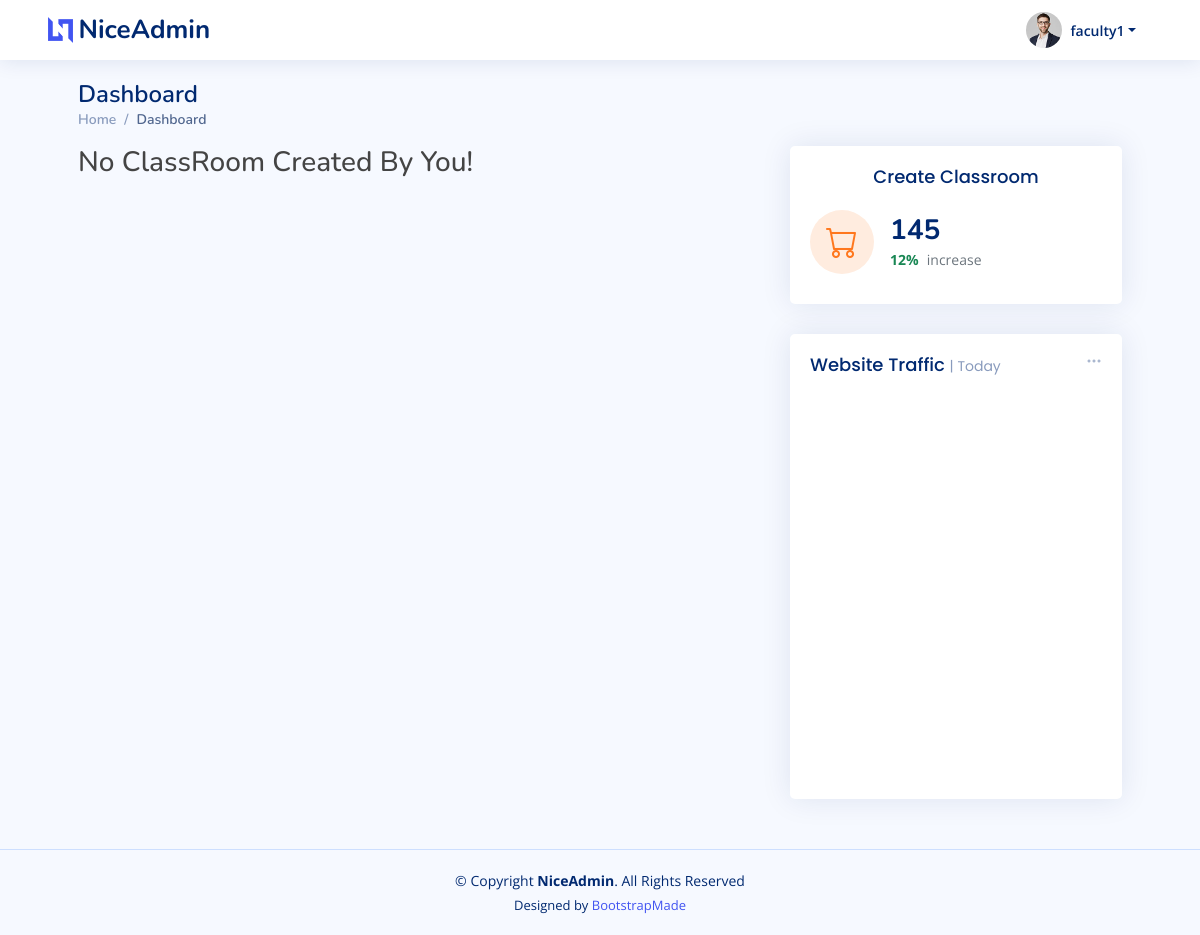
The app's page /faculty_dashboard/ (signed in), older data.
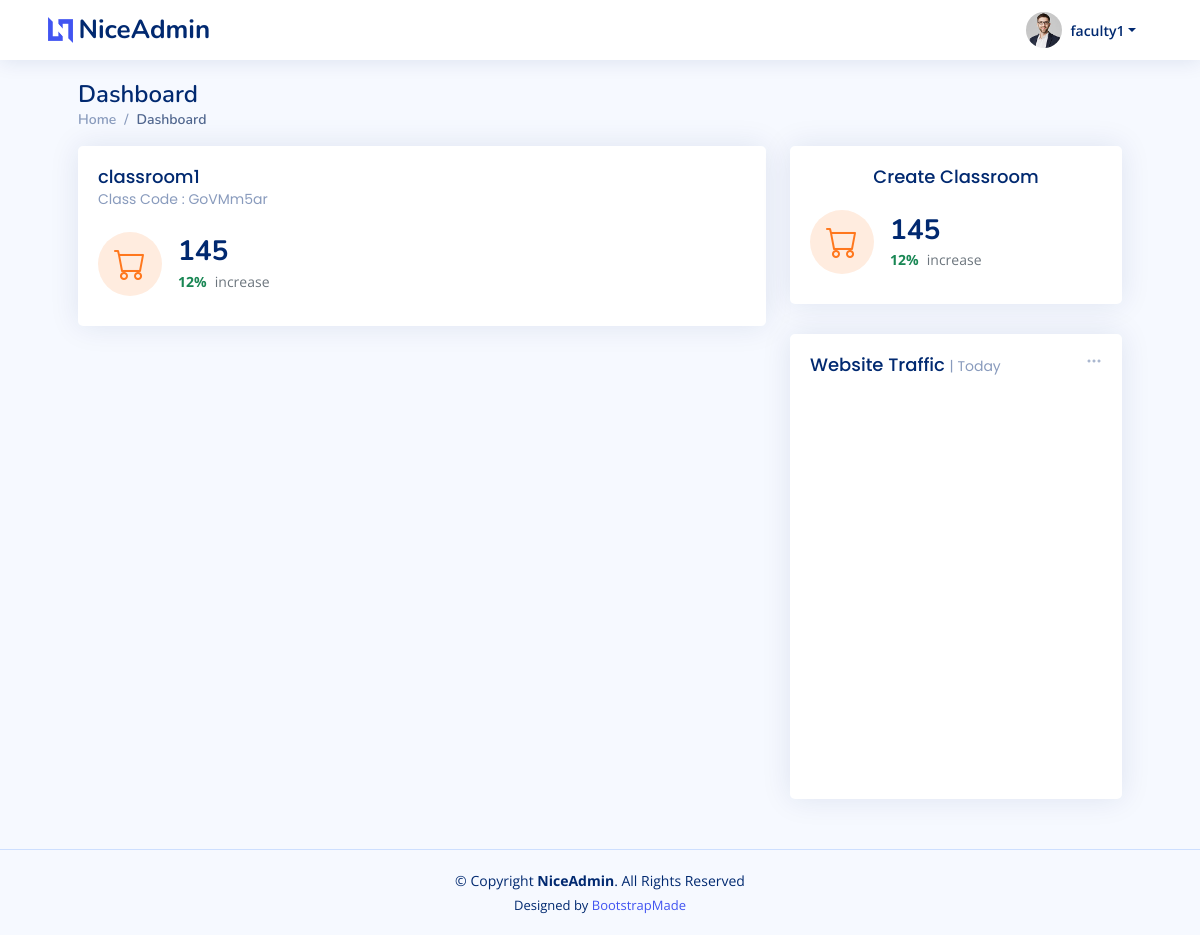
The same page, newer data.
### myapp/models.py (models this page shows, shortened)
class ClassRoom(models.Model):
    classId = models.CharField(max_length=10,primary_key=True)
    classname = models.CharField(max_length=50,null=False)
    classDepartment = models.CharField(max_length=50,null=False)
    academicYear = models.CharField(max_length=2,null=False)
    classLink = models.TextField(blank=False,null=True)
    classFacultyID = models.ForeignKey(FacultyDetails,on_delete=models.CASCADE)
    classFacultyName = models.CharField(max_length=100,null=False)
    classTimeTable = models.TextField(blank=False,null=True)
    classCreationTime = models.DateTimeField(default=datetime.now,null=True)

### myapp/views.py (the view)
# urls.py: path('faculty_dashboard/',views.facultyDashboard,name='facultyDashboard'),
@login_required
def facultyDashboard(request):
    if request.user.is_active and request.user.is_staff and not request.user.is_superuser:
        user=request.user
        faculty = FacultyDetails.objects.get(facultyId = user.id)
        classRooms = ClassRoom.objects.filter(classFacultyID=faculty.id)
        context={
            'classRooms' : classRooms,
        }
        return render(request,'faculty/facultyDashboard.html',context)
    else:
        return redirect('facultyLogin')

### myapp/templates/faculty/facultyDashboard.html (shortened to what this page needs)
{% extends 'base.html' %}
{% block content %}
  <header id="header" class="header fixed-top d-flex align-items-center px-5">
    <div class="d-flex align-items-center justify-content-between">
      <a href="{% url 'facultyDashboard'%}" class="logo d-flex align-items-center">
        <img src="assets/img/logo.png" alt="">
        <span class="d-none d-lg-block">NiceAdmin</span>
      </a>
    </div>
    <nav class="header-nav ms-auto">
      <ul class="d-flex align-items-center">
        <li class="nav-item dropdown pe-3">
          <a class="nav-link nav-profile d-flex align-items-center pe-0" href="#" data-bs-toggle="dropdown">
            <img src="assets/img/profile-img.jpg" alt="Profile" class="rounded-circle">
            <span class="d-none d-md-block dropdown-toggle ps-2">{{user.first_name}}{{user.last_name}}</span>
          </a>
        </li>
      </ul>
    </nav>
  </header>
  <main id="main" class="main mx-lg-5">
    <div class="pagetitle">
      <h1>Dashboard</h1>
      <nav>
        <ol class="breadcrumb">
          <li class="breadcrumb-item"><a href="index.html">Home</a></li>
          <li class="breadcrumb-item active">Dashboard</li>
        </ol>
      </nav>
    </div>
    <section class="section dashboard">
      <div class="row">
        <div class="col-lg-8">
          <div class="row">
              {% if classRooms %}
                {% for class in classRooms%}
              <a href="{% url 'facultySubject' class.pk %}">
                <div class="col-xxl-4 col-xl-12">
                  <div class="card info-card customers-card">
                    <div class="card-body">
                      <h5 class="card-title">{{class.classname}} <br><span>Class Code : {{class.pk}}</span></h5>
                      <div class="d-flex align-items-center">
                        <div class="card-icon rounded-circle d-flex align-items-center justify-content-center">
                          <i class="bi bi-cart"></i>
                        </div>
                        <div class="ps-3">
                          <h6>145</h6>
                          <span class="text-success small pt-1 fw-bold">12%</span> <span class="text-muted small pt-2 ps-1">increase</span>
                        </div>
                      </div>
                    </div>
                  </div>
                 </div>
                </a>
                {% endfor %}
              {% else %}
                <div class="container">
                  <h3>No ClassRoom Created By You!</h3>
                </div>
              {% endif %}
          </div>
        </div>
        <div class="col-lg-4">
          <div class="col-xxl-6 col-xl-12">
          <a href="{% url 'facultyClassCreate' %}">
            <div class="card info-card customers-card">
              <div class="card-body">
                <h5 class="card-title text-center">Create Classroom</h5>
                <div class="d-flex align-items-center">
                  <div class="card-icon rounded-circle d-flex align-items-center justify-content-center">
                    <i class="bi bi-cart"></i>
                  </div>
                  <div class="ps-3">
                    <h6>145</h6>
                    <span class="text-success small pt-1 fw-bold">12%</span> <span class="text-muted small pt-2 ps-1">increase</span>
                  </div>
                </div>
              </div>
            </div>
          </a>
          </div>
          <div class="card">
            <div class="filter">
              <a class="icon" href="#" data-bs-toggle="dropdown"><i class="bi bi-three-dots"></i></a>
            </div>
            <div class="card-body pb-0">
              <h5 class="card-title">Website Traffic <span>| Today</span></h5>
              <div id="trafficChart" style="min-height: 400px;" class="echart"></div>
            </div>
          </div>
        </div>
      </div>
    </section>
  </main>
  <footer id="footer" class="footer">
    <div class="copyright">
      &copy; Copyright <strong><span>NiceAdmin</span></strong>. All Rights Reserved
    </div>
    <div class="credits">
      Designed by <a href="https://bootstrapmade.com/">BootstrapMade</a>
    </div>
  </footer>
{% endblock %}

### templates/base.html (shortened to what this page needs)
{% load static %}
<!DOCTYPE html>
<html lang="en">
<head>
    <link rel="stylesheet" href="{% static 'css/style.css' %}">
    <link href="{% static 'vendor/bootstrap/css/bootstrap.min.css' %}" rel="stylesheet">
    <link href="{% static 'vendor/bootstrap-icons/bootstrap-icons.css' %}" rel="stylesheet">
    <link href="{% static 'vendor/remixicon/remixicon.css' %}" rel="stylesheet">
    <link href="{% static 'vendor/boxicons/css/boxicons.min.css' %}" rel="stylesheet">
    <link href="{% static 'vendor/quill/quill.snow.css' %}" rel="stylesheet">
    <link href="{% static 'vendor/quill/quill.bubble.css' %}" rel="stylesheet">
    <link href="{% static 'vendor/simple-datatables/style.css' %}" rel="stylesheet">
    <link href="{% static 'css/style.css' %}" rel="stylesheet">
</head>
<body>
{% block content %}
{% endblock %}
</body>
</html>

### static/css/style.css (style rules this page uses)
:root { scroll-behavior: smooth; }
body { font-family: "Open Sans", sans-serif; background: #f6f9ff; color: #444444; }
a { color: #4154f1; text-decoration: none; }
h1, h2, h3, h4, h5, h6 { font-family: "Nunito", sans-serif; }
#main { margin-top: 60px; padding: 20px 30px; transition: all 0.3s; }
.pagetitle { margin-bottom: 10px; }
.pagetitle h1 { font-size: 24px; margin-bottom: 0; font-weight: 600; color: #012970; }
.card { margin-bottom: 30px; border: none; border-radius: 5px; box-shadow: 0px 0 30px rgba(1, 41, 112, 0.1); overflow: hidden; }
.card-title { padding: 20px 0 15px 0; font-size: 18px; font-weight: 500; color: #012970; font-family: "Poppins", sans-serif; }
.card-title span { color: #899bbd; font-size: 14px; font-weight: 400; }
.card-body { padding: 0 20px 20px 20px; }
.breadcrumb { font-size: 14px; font-family: "Nunito", sans-serif; color: #899bbd; font-weight: 600; }
.breadcrumb a { color: #899bbd; transition: 0.3s; }
.breadcrumb .breadcrumb-item::before { color: #899bbd; }
.breadcrumb .active { color: #51678f; font-weight: 600; }
.logo { line-height: 1; }
@media (min-width: 1200px) { .logo { width: 280px; } }
.logo img { max-height: 26px; margin-right: 6px; }
.logo span { font-size: 26px; font-weight: 700; color: #012970; font-family: "Nunito", sans-serif; }
.header { transition: all 0.5s; z-index: 997; height: 60px; box-shadow: 0px 2px 20px rgba(1, 41, 112, 0.1); background-color: #fff; padding-left: 20px; }
.header-nav ul { list-style: none; }
.header-nav > ul { margin: 0; padding: 0; }
.header-nav .nav-profile { color: #012970; }
.header-nav .nav-profile img { max-height: 36px; }
.header-nav .nav-profile span { font-size: 14px; font-weight: 600; }
@media (min-width: 1200px) { #main, #footer { margin-left: 0px; } }
.dashboard .filter { position: absolute; right: 0px; top: 15px; }
.dashboard .filter .icon { color: #aab7cf; padding-right: 20px; padding-bottom: 5px; transition: 0.3s; font-size: 16px; }
.dashboard .info-card { padding-bottom: 10px; }
.dashboard .info-card h6 { font-size: 28px; color: #012970; font-weight: 700; margin: 0; padding: 0; }
.dashboard .card-icon { font-size: 32px; line-height: 0; width: 64px; height: 64px; flex-shrink: 0; flex-grow: 0; }
.dashboard .customers-card .card-icon { color: #ff771d; background: #ffecdf; }
.footer { padding: 20px 0; font-size: 14px; transition: all 0.3s; border-top: 1px solid #cddfff; }
.footer .copyright { text-align: center; color: #012970; }
.footer .credits { padding-top: 5px; text-align: center; font-size: 13px; color: #012970; }

Row changes from the older to the newer data that the page shows:
added ClassRoom: classname "classroom1", pk "GoVMm5ar"
Text that changed along with them:
text no longer shown: "No ClassRoom Created By You!"
